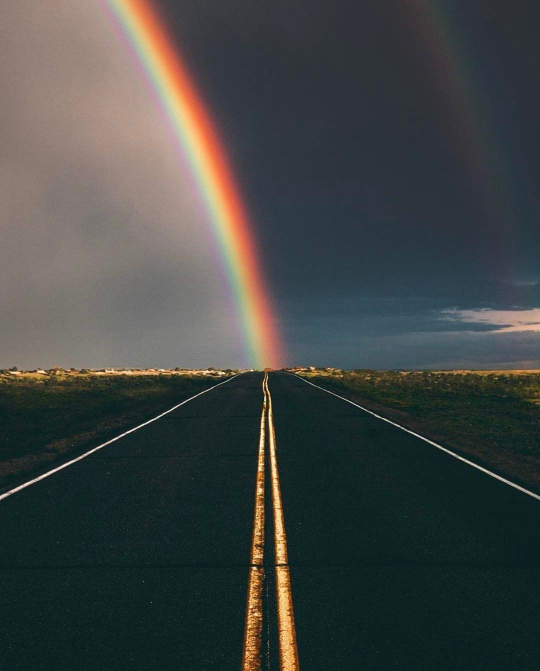
#> input picture OpenCv-ile-gorüntü-isleme/p2.jpg, 1080 x 1341 px (shown at 1/2 size)
$ python '4_Yeniden_boyutlandırma_ve_kırpma.py'
#> lines starting #> are read from the running program, lines starting #| are printed output that depends on the picture
import cv2

# [7 lines of commented-out code are left out]
img = cv2.imread("p2.jpg",)
#> img is the input picture: shape (1341, 1080, 3); mean B, G, R 67.7, 69.8, 65.3
print("Boyutu: ", img.shape)
#| Boyutu:  (1341, 1080, 3)
cv2.imshow("RGB_Forografimiz", img)
cv2.waitKey(1)

# yeniden boyutlandırma
img800 = cv2.resize(img, (800,800))
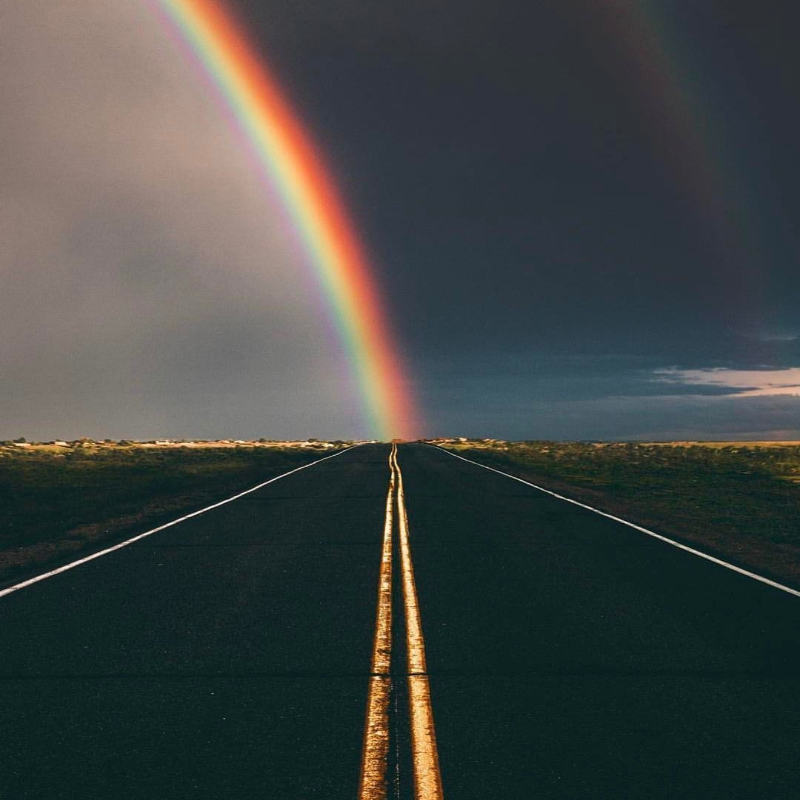
#> img800: shape (800, 800, 3); mean B, G, R 67.6, 69.7, 65.2
print("img800_boyut: ", img800.shape)
#| img800_boyut:  (800, 800, 3)
cv2.imshow("img800", img800)
cv2.waitKey(1)

# kırpma
img_kirpik = img[200:500, 300:700] # height, width
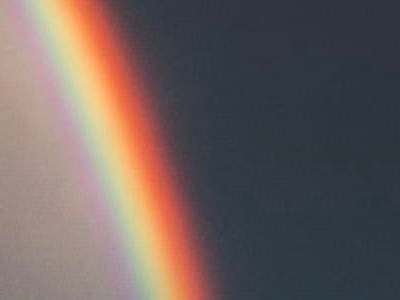
#> img_kirpik: shape (300, 400, 3); mean B, G, R 93.1, 95.7, 108.7
cv2.imshow("Kirpik", img_kirpik)
cv2.waitKey(0)
